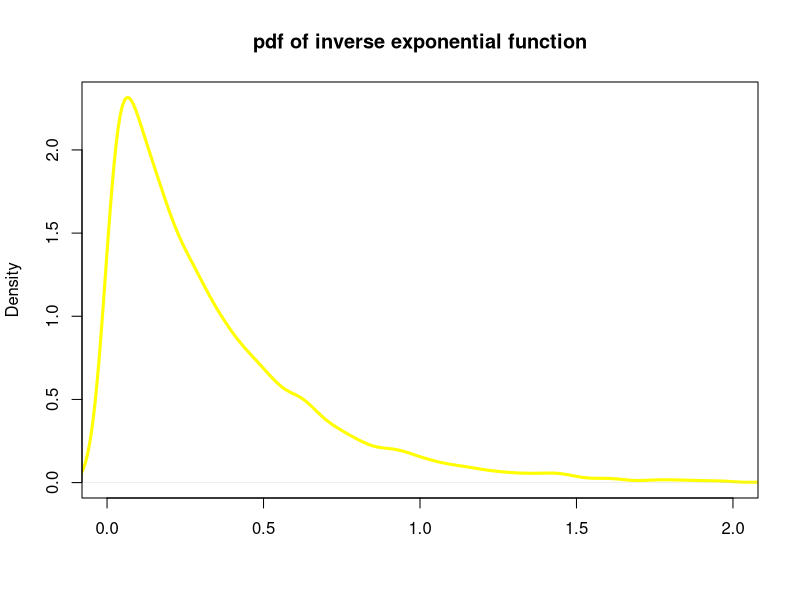
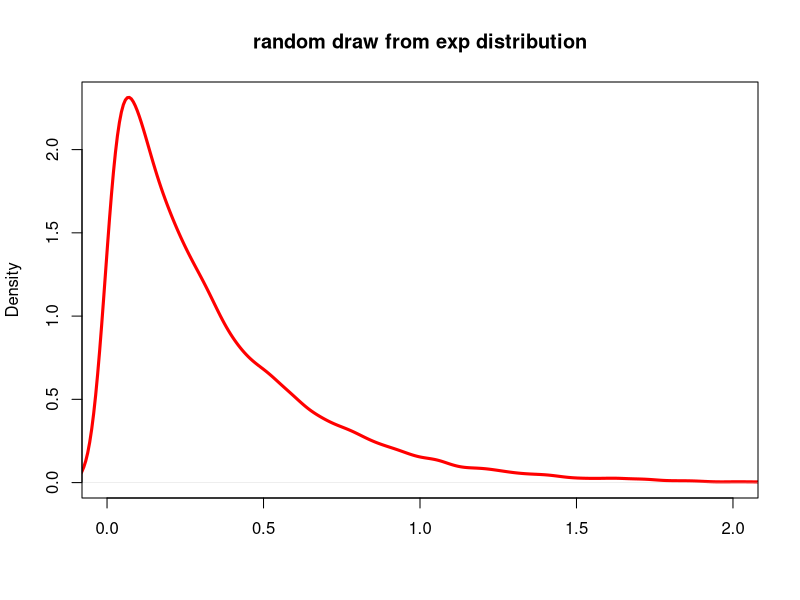

The R script that drew these images, in order:
#Exercise 1: Create cdf of exponential distribution

rm(list = ls())

#Step 1: Generate uniform distribution U[0,1] random variable
u <- runif(10000,0,1)

#Step 2: Construct pdf

  ##Approach 1: Use the fact that we can transform a uniform distribution U[0,1] random variable by the inverse of a cdf and get a random variable with that cdf
 
    #We know the if Y is an exponential distribution RV, x = F(y) = 1 - e^(-lambda * y). Hence, the inverse function of cdf is y = - log(1-x)/ lambda. Since X and 1-X has the same distribution, we can write Y = -log(X)/lambda.
    #Define the inverse cdf.Note that X is a random variable from uniform distribution u
      inverse_cdf1 <- function(x,lambda) -log(x)/lambda 
      y <- inverse_cdf1(u,3)
      
    #Find the distribution of y. Function density computes kernel density estimate
      density_y <- density(y)
      
    #Plot the pdf: pdf starts the graphic driver for producing pdf graphics
      pdf("exponential.pdf")
      plot(density_y, type = "l", xlim = c(0,2), main = "pdf of inverse exp", col = "blue", lwd = 3, xlab = "")
      hide <- dev.off()
  
  ##Approach 2: Plot the inverse of cdf of the exponential using qexp
      
      pdf("inverse_exponential.pdf")
      y_qexp <- qexp(u, rate = 3)
      density_y_qexp <- density(y_qexp)
      
      hide <- dev.off ()
      
      plot(density_y_qexp, type = "l", xlim = c(0,2), main = "pdf of inverse exponential function", col = "yellow", lwd = 3, xlab = "")
      
  ##Approach 3: Compare to random draws straight from the exponential distribution
      pdf("random_draw.pdf")
      y_rexp <- rexp(10000, rate = 3)
      density_y_rexp <- density(y_rexp)
      hide <- dev.off()
      plot(density_y_rexp, type = "l", xlim = c(0,2), main = "random draw from exp distribution", lwd = 3, col = "red", xlab = "")
      
      
